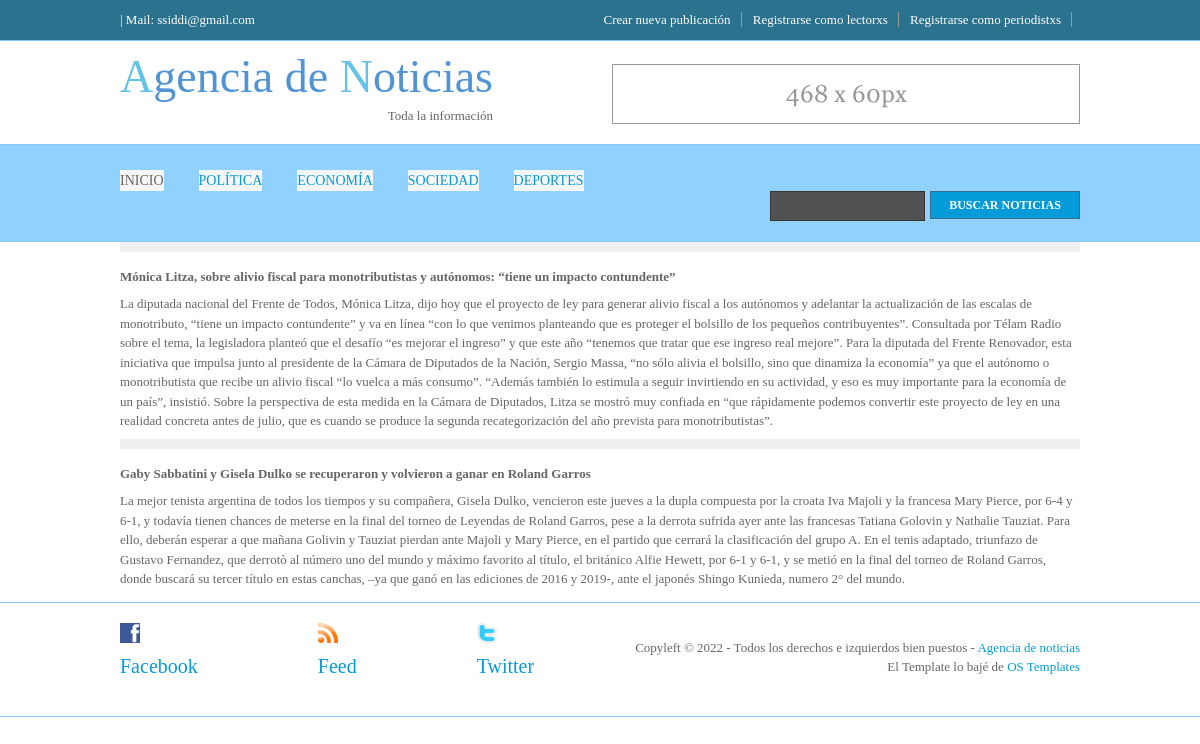
/portal/lectura/4, run on the app's committed database.
### portal/models.py (models this page shows, shortened)
class Noticia(models.Model):
    seccion = models.CharField(max_length=50)
    titulo = models.CharField(max_length=140)
    bajada = models.CharField(max_length=100000)
    periodistxs = models.CharField(max_length=50)
    email_preiodistxs = models.EmailField()
    publicado = models.BooleanField()
    home = models.BooleanField()

### portal/views.py (the view)
# urls.py: path("lectura", views.lectura ,name="lectura"),
def lectura(request,id):
        noticias = Noticia.objects.filter(id__icontains = id)
        return render (request,"7lectura.html",{"noticias":noticias})

### portal/templates/7lectura.html
{% extends "padre.html" %}
{% load static %}
{% block contenido %}
<div class="wrapper">
    <div id="hpage_cats">
      {% for n in noticias %}
        {% if n.home %}
        <h2></h2>
          <p><strong><a>{{n.titulo}}</a></strong></p>
          <p>{{n.bajada}}</p>
        {% endif %}
      {% endfor %}
    </div>
  </div>
{% endblock %}

### portal/static/portal/layout/styles/layout.css (style rules this page uses)
html { overflow-y:scroll; }
body { margin:0; padding:0; font-size:13px; font-family:Georgia, "Times New Roman", Times, serif; color:#666666; background-color:#FFFFFF; }
a { outline:none; text-decoration:none; color:#059BD8; background-color:#FFFFFF; }
div.wrapper { display:block; width:100%; margin:0; text-align:left; border-bottom:1px solid #88c8fd; }
div.wrapper h1, div.wrapper h2, div.wrapper h3, div.wrapper h4, div.wrapper h5, div.wrapper h6 { margin:0 0 15px 0; padding:0; font-size:22px; font-weight:normal; line-height:normal; }
#header, #topline, #topbar, #breadcrumb, .container, #hpage_cats, #adblock, #socialise, #footer, #copyright { display:block; position:relative; width:960px; margin:0 auto; }
#hpage_cats { padding:0 0 5px 0; }
#hpage_cats h2 { display:block; width:100%; margin:0 0 15px 0; padding:5px 0; color:#666666; background-color:#EFEFEF; text-align:right; font-size:13px; }
#hpage_cats p { margin:0 0 8px 0; padding:0; }

### data on the page
Noticia: titulo "Mónica Litza, sobre alivio fiscal para monotributistas y autónomos: “tiene un impacto contundente”", bajada "La diputada nacional del Frente de Todos, Mónica Litza, dijo hoy que el proyecto de ley para generar alivio fiscal a los autónomos y adelantar la actualización de las escalas de monotributo, “tiene un impacto contundente” y va en línea “con lo que venimos planteando que es proteger el bolsillo de los pequeños contribuyentes”. Consultada por Télam Radio sobre el tema, la legisladora planteó que el desafío “es mejorar el ingreso” y que este año “tenemos que tratar que ese ingreso real mejore”. Para la diputada del Frente Renovador, esta iniciativa que impulsa junto al presidente de la Cámara de Diputados de la Nación, Sergio Massa, “no sólo alivia el bolsillo, sino que dinamiza la economía”…"
Noticia: titulo "Gaby Sabbatini y Gisela Dulko se recuperaron y volvieron a ganar en Roland Garros", bajada "La mejor tenista argentina de todos los tiempos y su compañera, Gisela Dulko, vencieron este jueves a la dupla compuesta por la croata Iva Majoli y la francesa Mary Pierce, por 6-4 y 6-1, y todavía tienen chances de meterse en la final del torneo de Leyendas de Roland Garros, pese a la derrota sufrida ayer ante las francesas Tatiana Golovin y Nathalie Tauziat. Para ello, deberán esperar a que mañana Golivin y Tauziat pierdan ante Majoli y Mary Pierce, en el partido que cerrará la clasificación del grupo A. En el tenis adaptado, triunfazo de Gustavo Fernandez, que derrotò al número uno del mundo y máximo favorito al título, el británico Alfie Hewett, por 6-1 y 6-1, y se metió en la final del…"
